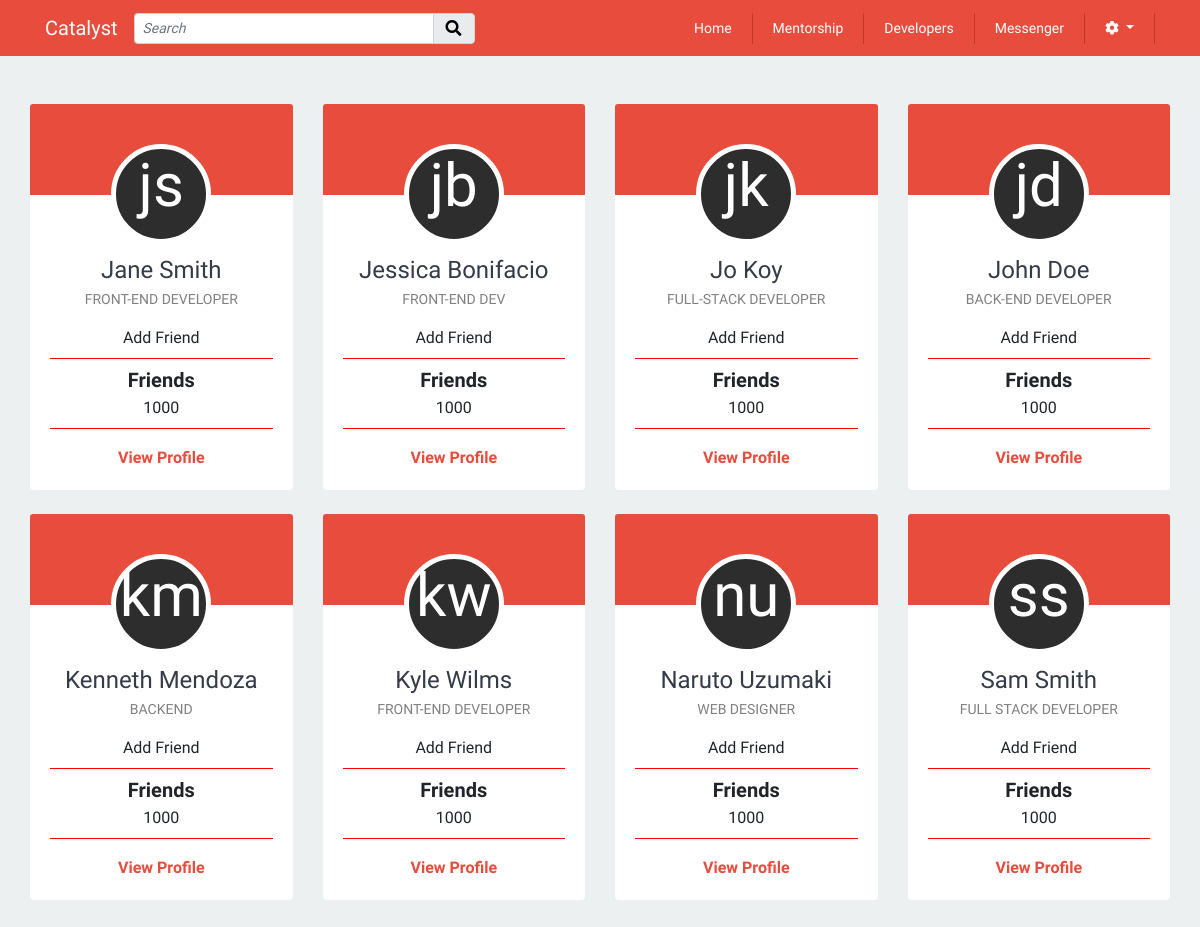
/includes/developers/developers.php (signed in), run on the app's committed database.
### tables this page shows
CREATE TABLE `profiles` (
  `id` int(11) NOT NULL,
  `fname` varchar(255) NOT NULL,
  `lname` varchar(255) NOT NULL,
  `email` varchar(255) NOT NULL,
  `contact` varchar(255) NOT NULL,
  `image` longtext,
  `location` varchar(255) DEFAULT NULL,
  `position` varchar(255) DEFAULT NULL,
  `portfolio_url` varchar(255) DEFAULT NULL,
  `mentorship_status` tinyint(1) DEFAULT NULL,
  `user_id` int(11) NOT NULL
);

### models/profile/user-profile.php (called while the page is built, shortened)
<?php
class Profile
{
	public function getAllProfile($db){
		$query = "SELECT * FROM profiles ORDER BY fname Asc";
		$pdost = $db->prepare($query);
		$pdost->execute();
		$profile = $pdost->fetchAll(PDO::FETCH_OBJ);
		return $profile;
	}
}

### includes/developers/list-developers.php (the view, shortened to what this page needs)
<?php
foreach($list as $profile) {
	$fName = $profile->fname;
	$lName = $profile->lname;
	$firstChar = mb_substr($fName, 0, 1, "UTF-8");
	$secChar = mb_substr($lName, 0, 1, "UTF-8");
    echo
    '<div class="col-md-3 mt-4">
        <div class="card text-center">
            <div class="card-header main-left-sidebar-header">
                <div class="dev-profile-contatiner" style="margin:0 auto;top:30px;">
                    <div class="profile-avatar-circle">
                        <span class="profile-initials">'.$firstChar.$secChar.'</span>
                    </div>
                </div>
            </div>
            <div class="card-body text-center">
                <a href="../developers/profile.php?id='.$profile->id.'"><h4>'.ucfirst($fName). ' '. ucfirst($lName).'</h4></a>
                <p class="mt-n1 mb-3 mentor-title">'.$profile->position.'</p>
                <a data-id="'.$profile->id.'" class="add-friend">Add Friend</a>
                <hr>
                <h6 class="mentor-num mb-1">Friends</h6>
                <span>1000</span>
                <hr>
                <p class="mt-3"><a href="../developers/profile.php?id='.$profile->id.'" class="mentor-profile">View Profile</a></p>
            </div>
        </div>
    </div>
    ';
}

### css/style.css (style rules this page uses)
body { font-family: 'Muli', sans-serif; background: #ecf0f1; }
hr { display: block; height: 1px; border: 0; border-top: 1px solid red; margin: 0.5em 0; padding: 0; }
a { text-decoration: none; color: #353b48; }
p { margin: 0; padding: 0; }
.card { border: none !Important; }
.card-body { padding-top: 0 !important; }
.mentor-title { font-size: 13px; }
.mentor-title { font-size: 14px; color: gray; text-transform: uppercase; }
.mentor-num { font-size: 20px; font-weight: bold; }
.mentor-profile { font-weight: bold; color: #E74C3C; }
span { margin: 0; }
.main-left-sidebar-header { padding-top: 40px; background: linear-gradient(to bottom, #E74C3C 60%, #FFFFFF 40%); border: none; }
.profile-avatar-circle { margin: 0 auto; width: 100px; height: 100px; background-color: #2d2d2d; border: 5px solid #fff; text-align: center; border-radius: 50%; -webkit-border-radius: 50%; -moz-border-radius: 50%; }
.profile-initials { position: relative; top: 22px; font-size: 60px; line-height: 30px; color: #fff; text-transform: lowercase; }
::placeholder { color: grey; font-style: italic; }

### data on the page
profiles: fname "j", lname "s", fname "Jane", lname "Smith", position "FRONT-END DEVELOPER"
profiles: fname "j", lname "b", fname "Jessica", lname "Bonifacio", position "FRONT-END DEV"
profiles: fname "j", lname "k", fname "Jo", lname "Koy", position "FULL-STACK DEVELOPER"
profiles: fname "j", lname "d", fname "John", lname "Doe", position "BACK-END DEVELOPER"
profiles: fname "k", lname "m", fname "Kenneth", lname "Mendoza", position "BACKEND"
profiles: fname "k", lname "w", fname "Kyle", lname "Wilms", position "FRONT-END DEVELOPER"
profiles: fname "n", lname "u", fname "Naruto", lname "Uzumaki", position "WEB DESIGNER"
profiles: fname "s", lname "s", fname "Sam", lname "Smith", position "FULL STACK DEVELOPER"
